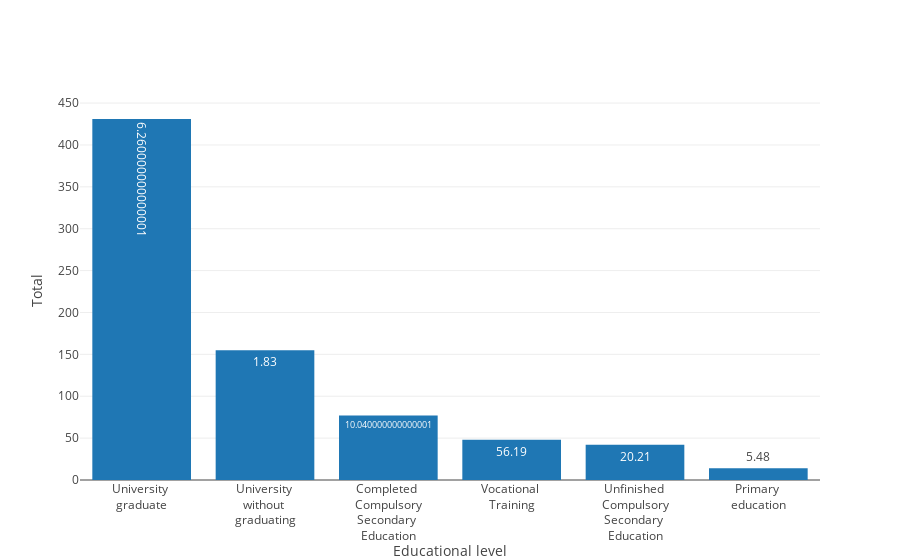

The cell this chart's notebook holds for it:
### Markdown cell above
## Distribution of educational level in the population

### Code cell
labels_edulevel = ['Primary <br>education', 'Unfinished <br>Compulsory<br>Secondary <br>Education', 'Completed <br>Compulsory<br>Secondary <br>Education',
                   'Vocational <br>Training', 'University <br>without <br>graduating', 'University <br>graduate']
tickvals_edulevel = [0, 1, 2, 3, 4, 5]

data_complete_en['Educational level'].replace(
    tickvals_edulevel, labels_edulevel, inplace=True)

print('Describing the variable Educational level')
display(data_complete_en['Educational level'].describe())
print('Count of each value in Age expresed as educational level / amount')
display(data_complete_en['Educational level'].value_counts())
print('Percentage of each value in Age expresed as educational level / percentage')
display(data_complete_en['Educational level'].value_counts(
    normalize=True).round(4) * 100)


data4 = [go.Bar(x=data_complete_en['Educational level'].unique(),
                y=data_complete_en['Educational level'].value_counts(),
                text=(data_complete_en['Educational level'].value_counts(
                    normalize=True).sort_index().round(4) * 100),
                name='Educational level')]
layout4 = go.Layout(
    xaxis=go.layout.XAxis(
        title='Educational level',
    ),
    yaxis=go.layout.YAxis(
        title="Total"),
    bargap=0.2,
)
fig4 = go.Figure(data=data4, layout=layout4)
iplot(fig4)
plt.show()

### Figure 1 — Plotly figure (JSON) as saved in the notebook; plotly's stock layout.template omitted (floating-point values rounded to 4 significant figures)
{"data": [{"name": "Educational level", "text": [6.26, 1.83, 10.04, 56.19, 20.21, 5.48], "type": "bar", "uid": "fb2ca76d-042f-422b-b2ff-67e5220b1474", "x": ["University <br>graduate", "University <br>without <br>graduating", "Completed <br>Compulsory<br>Secondary <br>Education", "Vocational <br>Training", "Unfinished <br>Compulsory<br>Secondary <br>Education", "Primary <br>education"], "y": [431, 155, 77, 48, 42, 14]}], "layout": {"bargap": 0.2, "xaxis": {"title": {"text": "Educational level"}}, "yaxis": {"title": {"text": "Total"}}}}
